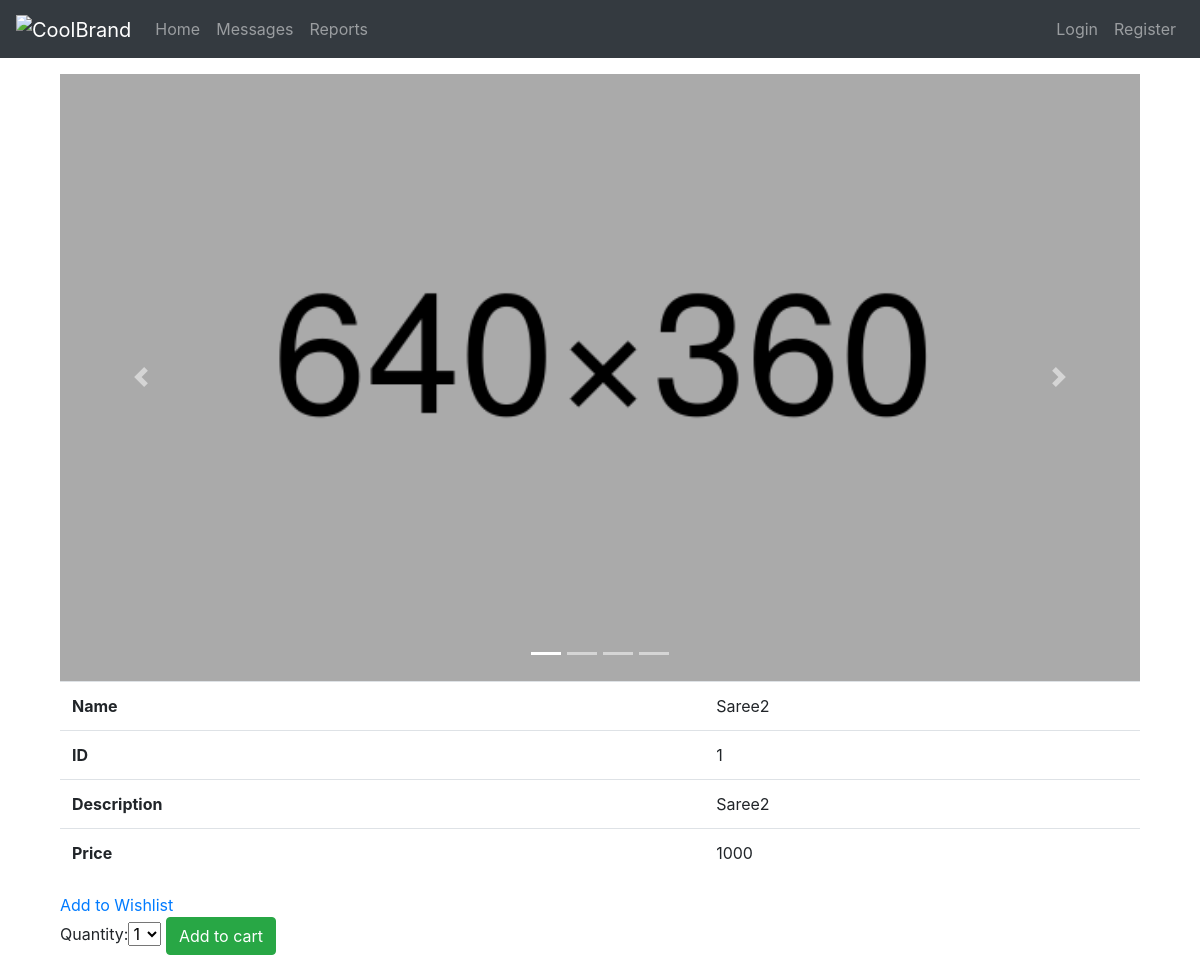
/product_detail/saree2, run on the app's committed database.
### products/models.py (models this page shows, shortened)
class Product(models.Model):
    title = models.CharField(max_length=156)
    product_id = models.CharField(max_length=156, unique=True,default="")
    price = models.PositiveIntegerField()
    stock = models.PositiveIntegerField(default = 1)
    available = models.BooleanField(default=True)
    description = models.TextField()
    image1 = models.ImageField(upload_to='products/',default="")
    image2 = models.ImageField(upload_to='products/',default="")
    image3 = models.ImageField(upload_to='products/',default="")
    image4 = models.ImageField(upload_to='products/',default="")
    posted_at = models.DateTimeField(auto_now_add=True)
    slug = models.SlugField(allow_unicode=True,unique=True,)
    favorites = models.ManyToManyField(Account, related_name='favorites',default=None, blank=True)
    class Meta(): #shows the latest product at first
        ordering = ('-posted_at',)

### products/views.py (the view)
# urls.py: path('product_detail/<slug:slug>',views.ProductDetailView.as_view(),name='detail')
class ProductDetailView(DetailView):
    model = Product
    context_object_name = 'products'
    def get_context_data(self, **kwargs):
        context = super().get_context_data(**kwargs)
        context['cart_product_form'] = CartAddProductForm()
        return context
    template_name = 'products/product_detail.html'

### cart/forms.py
class CartAddProductForm(forms.Form):
    quantity = forms.TypedChoiceField(
                                choices=PRODUCT_QUANTITY_CHOICES,
                                coerce=int)
    update = forms.BooleanField(required=False,
                                initial=False,
                                widget=forms.HiddenInput)

### products/templates/products/product_detail.html (shortened to what this page needs)
{% extends "base.html" %}
{% load static %}
{% block bodyblock %}
<div class="container">
    <div id="carouselExampleIndicators" class="carousel slide" data-ride="carousel">
        <ol class="carousel-indicators">
          <li data-target="#carouselExampleIndicators" data-slide-to="0" class="active"></li>
          <li data-target="#carouselExampleIndicators" data-slide-to="1"></li>
          <li data-target="#carouselExampleIndicators" data-slide-to="2"></li>
          <li data-target="#carouselExampleIndicators" data-slide-to="3"></li>
        </ol>
        <div class="carousel-inner">
          <div class="carousel-item active">
            <img class="d-block w-100" src="/media/{{products.image1}}" alt="{{products.title}}">
          </div>
        </div>
        <a class="carousel-control-prev" href="#carouselExampleIndicators" role="button" data-slide="prev">
          <span class="carousel-control-prev-icon" aria-hidden="true"></span>
        </a>
        <a class="carousel-control-next" href="#carouselExampleIndicators" role="button" data-slide="next">
          <span class="carousel-control-next-icon" aria-hidden="true"></span>
        </a>
      </div>
    <table class="table">
        <tr>
            <td><strong>Name</strong></td>
            <td> {{products.title}} </td>
        </tr>
        <tr>
            <td><strong>ID</strong></td>
            <td> {{products.product_id}} </td>
        </tr>
        <tr>
            <td><strong>Description</strong></td>
            <td> {{products.description}} </td>
        </tr>
        <tr>
            <td><strong>Price</strong></td>
            <td> {{products.price}} </td>
        </tr>
    </table>
    <a href="{% url 'accounts:favorite_add' products.id %}" >Add to Wishlist</a>
    <form action="{% url 'cart:cart_add' product_id=products.id %}" method="post">
        {{cart_product_form}}
        <input type="submit" value="Add to cart" class="btn btn-success">
    </form>
</div>
{% endblock bodyblock %}

### data on the page
Product: image1 (picture), title "Saree2", product_id "1", description "Saree2", price "1000"
